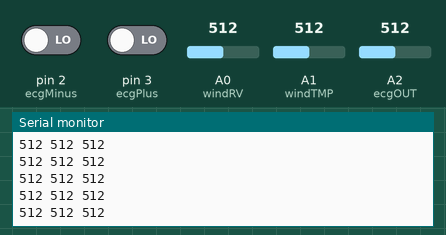
Simulated run of this sketch. Board: Arduino Uno, built with avr-gcc and run on an emulated ATmega328P. Parts: the last lines printed to the serial monitor. The inputs (shaded band) are chosen by the test bench; at power-on: A2 (ecgOUT) = 512, pin 2 (ecgMinus) LOW, pin 3 (ecgPlus) LOW, A0 (windRV) = 512, A1 (windTMP) = 512.

Above: at 4.2 s.
4.3 s: A2 (ecgOUT) set to 988
At 4.9 s:
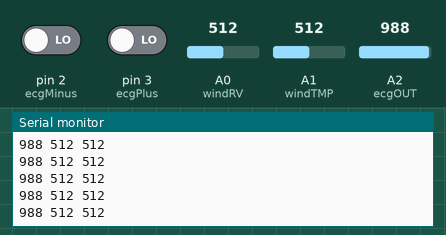
7.3 s: A2 (ecgOUT) set to 1014
At 7.9 s:
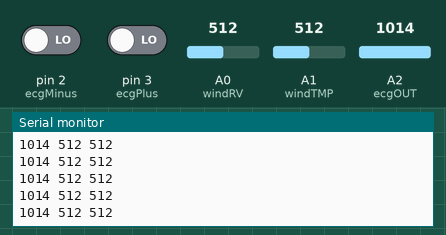
Timing chart, 0 to 10.3 s (numbered marks = the images above; inputs shaded):
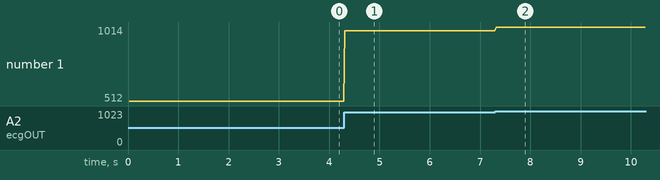

Measured:
- after the input at 4.3 s, the serial monitor: prints a new line at once (image 1)
- after the input at 7.3 s, the serial monitor: prints a new line at once (image 2)
- plotted number 1: 512 → 988 after the input at 4.3 s, 988 → 1014 after the input at 7.3 s

The sketch:

amago_allSensorsTest.ino
```cpp
// ECG
#define ecgOUT A2
#define ecgMinus 2
#define ecgPlus 3
unsigned long lastEcg = 0;
int ecgReading;

// Wind
#define windRV A0
#define windTMP A1
unsigned long lastWind = 0;
int windRvReading;
int windTmpReading;

void setup() {
  // initialize the serial communication
  Serial.begin(9600);

  // set pins that make sure that ecg leads are properly positioned
  pinMode(ecgMinus, INPUT); // Setup for leads off detection LO -
  pinMode(ecgPlus, INPUT); // Setup for leads off detection LO +

}

void loop() {
  // if 20 milliseconds have passed since last reading
  if (millis() - lastEcg > 20) {
    if(digitalRead(ecgMinus) == 1 || digitalRead(ecgPlus) == 1){
      // send 0 if leads are off
      ecgReading = 0;
    } else {
      // send ECG reading if leads are correctly positioned
      ecgReading = analogRead(ecgOUT);


      // print all sensors values every time that ecg has a new reading
      Serial.print(ecgReading);
      Serial.print(" ");
      Serial.print(windRvReading);
      Serial.print(" ");
      Serial.println(windTmpReading);
    }

    // record time of last reading
    lastEcg = millis();
  }
  if (millis() - lastWind > 200) {
    windRvReading = analogRead(windRV);
    windTmpReading = analogRead(windTMP);
    lastWind = millis();
  }
  if (millis() - lastWind > 200) {
    windRvReading = analogRead(windRV);
    windTmpReading = analogRead(windTMP);
    lastWind = millis();
  }

}
```
